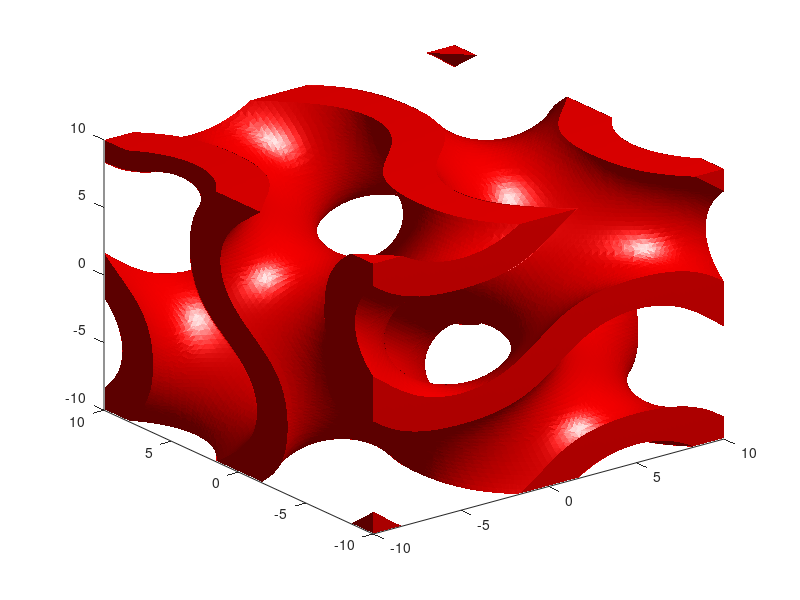

Recreate this plot in MATLAB.
clc
clear
close all

SizeL = 20;
Def = 40;

SFact = (SizeL/2)/pi;

A = SFact*pi;
D = A/Def;

[X,Y,Z] = meshgrid(-A:D:A);

    OBJ = cos(X/SFact).*sin(Y/SFact) + cos(Y/SFact).*sin(Z/SFact) + cos(Z/SFact).*sin(X/SFact);
    T = 0.5;
    OBJ = (OBJ - T) .* (OBJ + T);

    [F1,V1] = isosurface(X,Y,Z,OBJ,0);
    [F2,V2] = isocaps(X,Y,Z,OBJ,0,'below');

    F3 = [F1; F2+length(V1(:,1))];
    V3 = [V1;V2];

    p = patch('Vertices',V3,'Faces', F3, 'FaceColor', 'red', 'EdgeColor', 'none');
    view(3);
    camlight